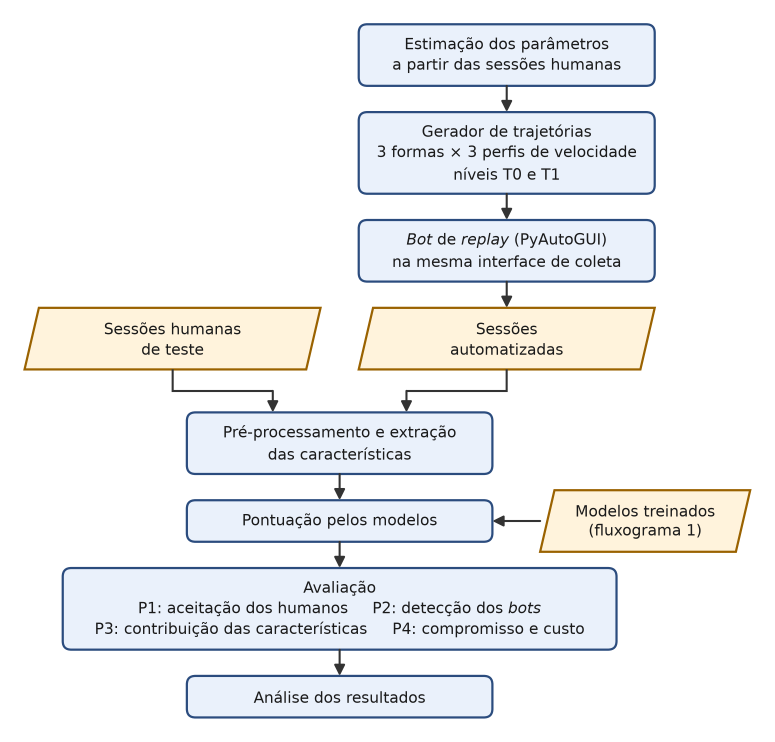
#> input picture trabalho_f/tcc/figuras_f/fluxo_testes_f.png, 2324 x 2226 px, given in place of logo_utfpr_f.png, which was not available (shown at 1/3 size)
$ python 05_gif_apresentacao_f.py
#> lines starting #> are read from the running program, lines starting #| are printed output that depends on the picture
"""
05_gif_apresentacao_f.py

GIF da tela inicial da apresentação: imita o painel do CAPTCHA da coleta
(data_collection.py), ampliado para 1920x1080, com o título do trabalho no
lugar do texto original e o logo da UTFPR no lugar do ícone. Um cursor grande
(visível em projetor) passeia pela tela, chega perto do checkbox
"Começar apresentação", hesita e se afasta.

O percurso é uma spline cúbica PERIÓDICA no tempo (scipy CubicSpline com
bc_type="periodic"): posição e velocidade no fim do ciclo são iguais às do
início, então o loop não tem emenda visível.

Saída: trabalho_f/apresentacao_f/tela_inicial_f.gif (e um PNG estático do
primeiro quadro, para conferência).

Uso:
    python trabalho_f/scripts/05_gif_apresentacao_f.py
"""

from pathlib import Path

import numpy as np
from PIL import Image, ImageDraw, ImageFont
from scipy.interpolate import CubicSpline

RAIZ = Path(__file__).resolve().parents[2]
PASTA = RAIZ / "trabalho_f" / "apresentacao_f"
FONTES = Path("C:/Windows/Fonts")

LARGURA, ALTURA = 1920, 1080
DURACAO_S, QUADROS_POR_S = 8.0, 25
ALTURA_CURSOR = 64                   # px; o cursor padrão tem ~20 px numa tela 1080p

# cores da interface original (data_collection.py)
FUNDO, BRANCO = "#fefbf5", "#ffffff"
TEXTO_TITULO, TEXTO_STATUS, TEXTO_CONTADOR = "#333333", "#666666", "#999999"
BORDA_CLARA, BORDA_ESCURA = "#ffffff", "#a0a0a0"
BORDO = (128, 0, 32)                 # #800020, cursor e "Começar apresentação"


def fonte(arquivo, tamanho):
    return ImageFont.truetype(str(FONTES / arquivo), tamanho)


def texto_centralizado(desenho, cx, y, texto, f, cor):
    desenho.text((cx, y), texto, font=f, fill=cor, anchor="mt")


def ajustar_fonte(desenho, texto, arquivo, tamanho, largura_max):
    """Diminui a fonte até o texto caber em largura_max."""
    while tamanho > 10:
        f = fonte(arquivo, tamanho)
        if desenho.textlength(texto, font=f) <= largura_max:
            return f
        tamanho -= 1
    return fonte(arquivo, tamanho)


def borda_relevo(desenho, caixa, largura, elevada=True):
    """Borda RAISED (elevada) ou GROOVE (sulco) do Tkinter."""
    x0, y0, x1, y1 = caixa
    sup_esq, inf_dir = (BORDA_CLARA, BORDA_ESCURA) if elevada else (BORDA_ESCURA, BORDA_CLARA)
    for i in range(largura):
        desenho.line([(x0 + i, y1 - i), (x0 + i, y0 + i), (x1 - i, y0 + i)], fill=sup_esq)
        desenho.line([(x0 + i, y1 - i), (x1 - i, y1 - i), (x1 - i, y0 + i)], fill=inf_dir)


def desenhar_tela():
    """Fundo estático; devolve a imagem e o centro do checkbox."""
    tela = Image.new("RGB", (LARGURA, ALTURA), FUNDO)
    d = ImageDraw.Draw(tela)

    # painel (main_frame: branco, RAISED)
    lp, ap = 1080, 545
    px0, py0 = (LARGURA - lp) // 2, (ALTURA - ap) // 2
    d.rectangle([px0, py0, px0 + lp, py0 + ap], fill=BRANCO)
    borda_relevo(d, (px0, py0, px0 + lp, py0 + ap), 4, elevada=True)
    cx = px0 + lp // 2

    # título e subtítulo
    texto_centralizado(d, cx, py0 + 55, "CAPTCHA COMPORTAMENTAL", fonte("arialbd.ttf", 60), TEXTO_TITULO)
    sub = "APLICAÇÃO DE SVM DE UMA CLASSE E FLORESTA DE ISOLAMENTO"
    texto_centralizado(d, cx, py0 + 135, sub, ajustar_fonte(d, sub, "arial.ttf", 30, lp - 140), TEXTO_STATUS)

    # moldura do checkbox (GROOVE)
    fx0, fy0, fx1, fy1 = cx - 360, py0 + 215, cx + 360, py0 + 345
    borda_relevo(d, (fx0, fy0, fx1, fy1), 2, elevada=False)
    borda_relevo(d, (fx0 + 2, fy0 + 2, fx1 - 2, fy1 - 2), 2, elevada=True)
    meio_y = (fy0 + fy1) // 2

    # checkbox vazio (quadrado afundado, como o Checkbutton do Windows)
    lado = 36
    qx0, qy0 = fx0 + 30, meio_y - lado // 2
    d.rectangle([qx0, qy0, qx0 + lado, qy0 + lado], fill=BRANCO, outline="#333333", width=3)
    centro_checkbox = np.array([qx0 + lado / 2, qy0 + lado / 2])

    d.text((qx0 + lado + 18, meio_y), "Começar apresentação", font=fonte("arial.ttf", 34),
           fill=BORDO, anchor="lm")

    # logo da UTFPR no lugar do ícone
    logo = Image.open(PASTA / "logo_utfpr_f.png").convert("RGB")
    altura_logo = fy1 - fy0 - 30
    logo = logo.resize((round(logo.width * altura_logo / logo.height), altura_logo), Image.LANCZOS)
    tela.paste(logo, (fx1 - 24 - logo.width, meio_y - altura_logo // 2))

    # linhas de status e contador
    texto_centralizado(d, cx, py0 + 400, "Trabalho de Conclusão de Curso", fonte("arial.ttf", 38), TEXTO_STATUS)
    texto_centralizado(d, cx, py0 + 460, "Graduação em Engenharia da Computação", fonte("arial.ttf", 32), TEXTO_CONTADOR)
    return tela, centro_checkbox


def desenhar_cursor(altura):
    """Seta padrão bordô, com contorno bordô escuro e sombra leve, com antisserrilhado."""
    # contorno da seta clássica numa grade 12 x 19
    seta = [(0, 0), (0, 16), (4, 12.4), (7, 18.6), (9.4, 17.6), (6.4, 11.4), (11.6, 11.4)]
    s = 4                                  # superamostragem
    escala = altura / 19 * s
    margem = 6 * s
    pts = [(x * escala + margem, y * escala + margem) for x, y in seta]
    tam = (int(12 * escala + 3 * margem), int(19 * escala + 3 * margem))

    camada = Image.new("RGBA", tam, (0, 0, 0, 0))
    d = ImageDraw.Draw(camada)
    sombra = [(x + 3 * s, y + 3 * s) for x, y in pts]
    d.polygon(sombra, fill=(0, 0, 0, 70))
    d.polygon(pts, fill=BORDO + (255,), outline=(70, 0, 18, 255), width=int(1.6 * s * altura / 32))
    camada = camada.resize((tam[0] // s, tam[1] // s), Image.LANCZOS)
    return camada, margem // s             # ponta da seta fica em (margem, margem)


def percurso(centro):
    """Spline periódica (x(t), y(t)), t em segundos, passando perto do checkbox."""
    cx, cy = centro
    # (fração do ciclo, x, y)
    pontos = [
        (0.00, 1560, 930),
        (0.11, 1760, 560),
        (0.22, 1400, 150),
        (0.33, 820, 110),
        (0.43, 260, 330),
        (0.53, cx - 90, cy + 150),      # aproxima por baixo
        (0.61, cx + 30, cy + 34),       # desacelera ao lado do checkbox
        (0.67, cx + 20, cy + 24),       # hesita, quase clica
        (0.72, cx + 34, cy + 40),
        (0.79, cx + 260, cy + 260),     # desiste e se afasta
        (0.89, 1050, 1000),
    ]
    t = np.array([p[0] for p in pontos] + [1.0]) * DURACAO_S
    xy = np.array([p[1:] for p in pontos] + [pontos[0][1:]], dtype=float)
    return CubicSpline(t, xy, bc_type="periodic")


def principal():
    PASTA.mkdir(parents=True, exist_ok=True)
    tela, centro = desenhar_tela()
#> in desenhar_tela, `tela.paste(logo, (fx1 - 24 - logo.width, meio_y - altura_logo // 2))`:
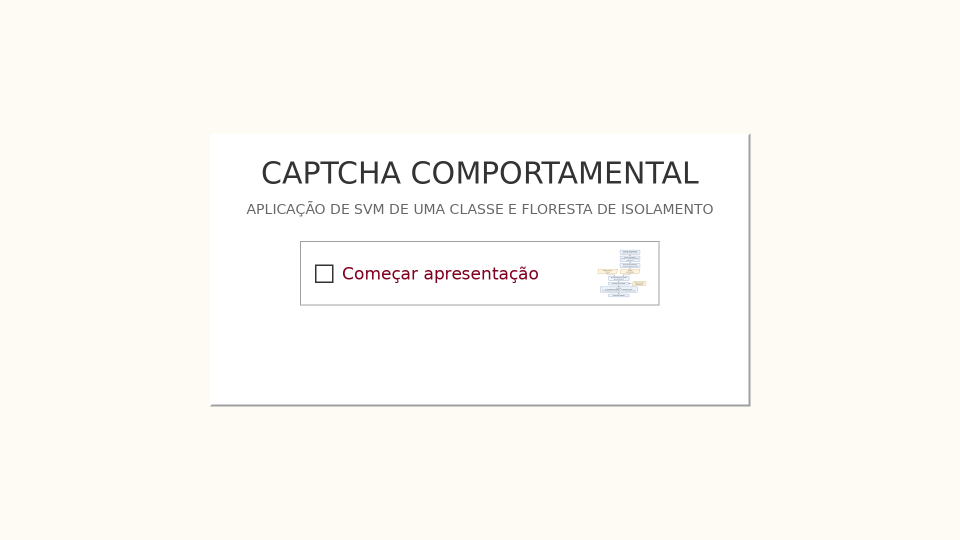
#> tela: PIL image 1920x1080 RGB (shown at 1/2 size); mean R, G, B 251.9, 249.6, 245.4
#> centro = [648, 547]
    cursor, ponta = desenhar_cursor(ALTURA_CURSOR)
#> in desenhar_cursor, `camada = Image.new("RGBA", tam, (0, 0, 0, 0))`: camada: PIL image 233x328 RGBA; every value is 0
#> in desenhar_cursor, `camada = camada.resize((tam[0] // s, tam[1] // s), Image.LANCZOS)`:
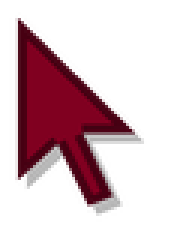
#> camada: PIL image 58x82 RGBA (shown 3 times larger); mean R, G, B, A 26.5, 0, 6.3, 61.9; transparent parts drawn white
#> ponta = 6
    caminho = percurso(centro)
#> in percurso, `cx, cy = centro`: cx = 648; cy = 547
#> in percurso, `pontos = [ (0.00, 1560, 930), (0.11, 1760, 560), (0.22, 1400, 150), (0..`: pontos = [(0, 1560, 930), (0.11, 1760, 560), (0.22, 1400, 150), (0.33, 820, 110), (0.43, 260, 330), (0.53, 558, 697), (0.61, 678, 581), (0.67, 668, 571), (0.72, 682, 587), (0.79, 908, 807), (0.89, 1050, 1000)]
#> in percurso, `t = np.array([p[0] for p in pontos] + [1.0]) * DURACAO_S`: t = [0, 0.88, 1.76, 2.64, 3.44, 4.24, 4.88, 5.36, 5.76, 6.32, 7.12, 8]
#> in percurso, `xy = np.array([p[1:] for p in pontos] + [pontos[0][1:]], dtype=float)`: xy = [[1560, 930], [1760, 560], [1400, 150], [820, 110], [260, 330], [558, 697], [678, 581], [668, 571], [682, 587], [908, 807], [1050, 1000], [1560, 930]]

    # paleta única para todos os quadros (sem cintilação entre quadros). O
    # fundo e o branco do painel entram exatos na paleta, e cada pixel recebe
    # a cor mais próxima (a conversão do Pillow aproximaria tons parecidos).
    amostra = tela.copy()
    amostra.paste(cursor, (100, 100), cursor)
    medianas = amostra.quantize(colors=254, method=Image.Quantize.MEDIANCUT).getpalette()[:254 * 3]
#> medianas = 762 values, max 255 at index 0, min 0 at index 745, mean 181.4
    exatas = [int(FUNDO[i:i + 2], 16) for i in (1, 3, 5)] + [255, 255, 255]
    cores = exatas + medianas
#> cores = 768 values, max 255 at index 3, min 0 at index 751, mean 181.9
    paleta = np.array(cores, dtype=np.int32).reshape(-1, 3)
#> paleta = 256 rows, first 8: [254, 251, 245], [255, 255, 255], [255, 255, 255], [255, 255, 254], [254, 255, 255], [255, 254, 254], [254, 254, 255], [254, 254, 254]

    def indexar(rgb):
        """Índice da cor mais próxima na paleta para cada pixel (h x w x 3)."""
        compactado = (rgb[..., 0].astype(np.int32) << 16) | (rgb[..., 1].astype(np.int32) << 8) | rgb[..., 2]
        unicos, inverso = np.unique(compactado, return_inverse=True)
        cu = np.stack([unicos >> 16, (unicos >> 8) & 255, unicos & 255], axis=1)
        dist = ((cu[:, None, :] - paleta[None, :, :]) ** 2).sum(axis=2)
        return dist.argmin(axis=1).astype(np.uint8)[inverso].reshape(rgb.shape[:2])

    base = indexar(np.asarray(tela))
#> in indexar, `compactado = (rgb[..., 0].astype(np.int32) << 16) | (rgb[..., 1].astyp..`:
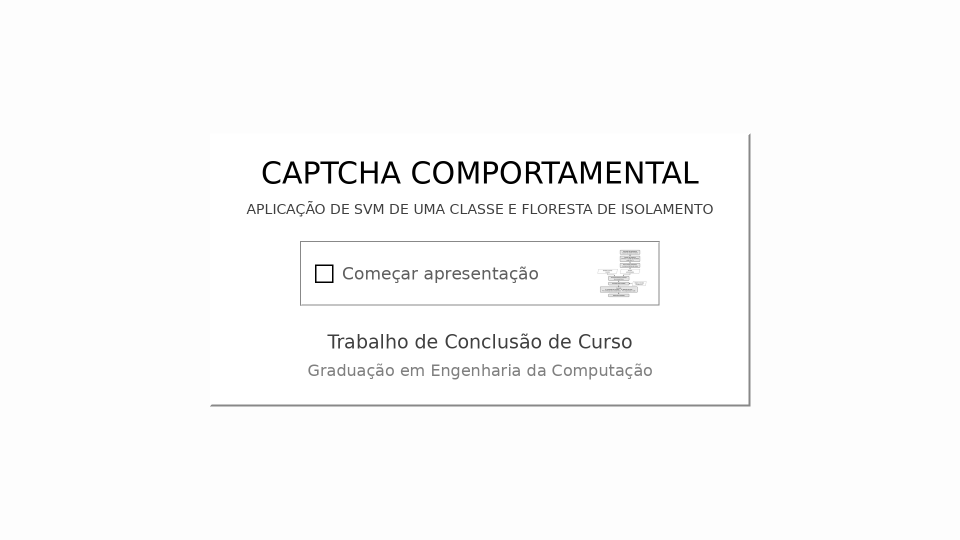
#> compactado: shape (1080, 1920) int32 (shown at 1/2 size); min 3355443, max 16777215, mean 16537261.6; drawn with min black and max white
#> in indexar, `unicos, inverso = np.unique(compactado, return_inverse=True)`: unicos = 1600 values from 3355443 to 16777215
#> in indexar, `cu = np.stack([unicos >> 16, (unicos >> 8) & 255, unicos & 255], axis=1)`: cu = 1600 rows, first 8: [51, 51, 51], [52, 52, 52], [53, 53, 53], [54, 54, 54], [55, 55, 55], [56, 56, 56], [57, 57, 57], [58, 58, 58]
#> in indexar, `dist = ((cu[:, None, :] - paleta[None, :, :]) ** 2).sum(axis=2)`:
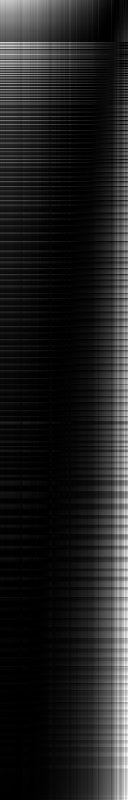
#> dist: shape (1600, 256) int64 (shown at 1/2 size); min 0, max 155790, mean 19952.6; drawn with min black and max white
#> in indexar, `return dist.argmin(axis=1).astype(np.uint8)[inverso].reshape(rgb.shape..`:
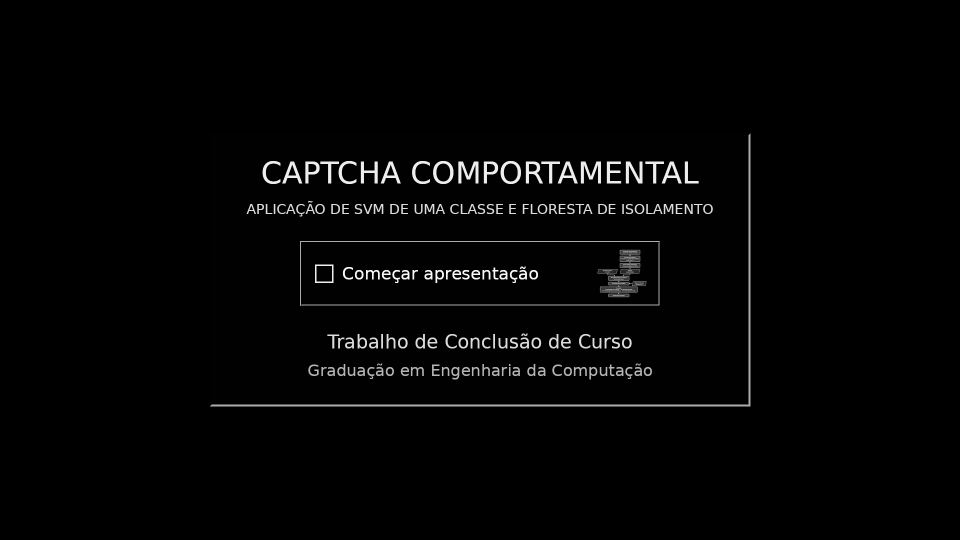
#> returned value: shape (1080, 1920) (shown at 1/2 size); min 0, max 251, mean 4.8
    larg_c, alt_c = cursor.size
#> larg_c = 58; alt_c = 82
    n = int(DURACAO_S * QUADROS_POR_S)
    quadros = []
    for k in range(n):                     # t = k/n do ciclo: o quadro n seria igual ao 0
        x, y = caminho(k / QUADROS_POR_S)
        x0, y0 = round(x) - ponta, round(y) - ponta
        q = tela.copy()
        q.paste(cursor, (x0, y0), cursor)
        # só a região do cursor muda em relação à tela de fundo
        caixa = (max(x0, 0), max(y0, 0), min(x0 + larg_c, LARGURA), min(y0 + alt_c, ALTURA))
        indices = base.copy()
        indices[caixa[1]:caixa[3], caixa[0]:caixa[2]] = indexar(np.asarray(q.crop(caixa)))
        quadro = Image.fromarray(indices, mode="P")
        quadro.putpalette(cores)
        quadros.append(quadro)
#> this loop made 200 passes
#> (x, y, x0, y0, caixa) on passes 1 to 3: (1560, 930, 1554, 924, (1554, 924, 1612, 1006)), (1581.7, 919.1, 1576, 913, (1576, 913, 1634, 995)), (1602.3, 907.4, 1596, 901, (1596, 901, 1654, 983))
#> pass 1, in indexar (call 2), `dist = ((cu[:, None, :] - paleta[None, :, :]) ** 2).sum(axis=2)`:
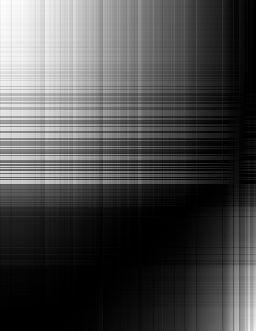
#> dist: shape (331, 256) int64; min 0, max 157769, mean 45761.1; drawn with min black and max white
#> after the loop, quadros = 200 items

    destino = PASTA / "tela_inicial_f.gif"
    quadros[0].save(destino, save_all=True, append_images=quadros[1:], loop=0,
                    duration=round(1000 / QUADROS_POR_S), optimize=False, disposal=1)
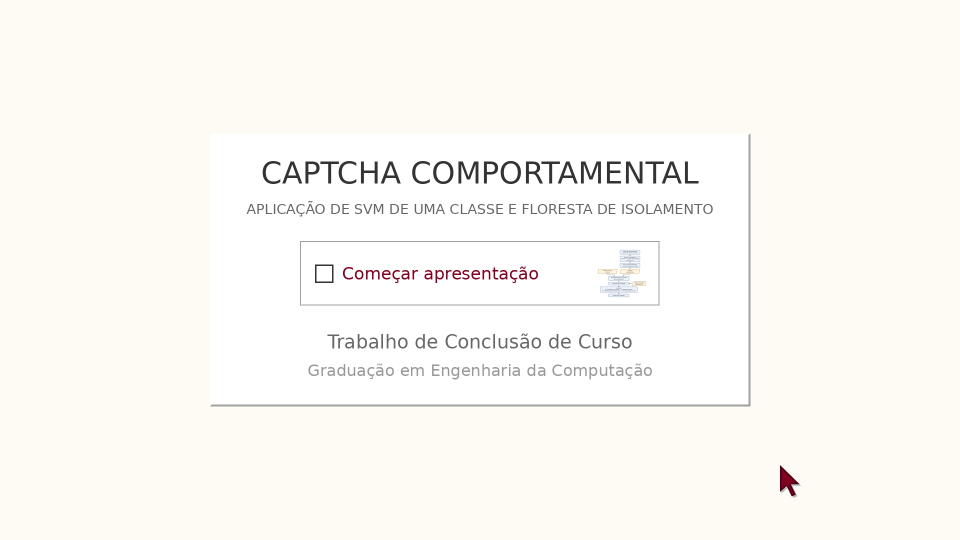
#> saved as tela_inicial_f.gif: PIL image 1920x1080 P (shown at 1/2 size); mean R, G, B 251.3, 248.9, 244.7
    quadros[0].convert("RGB").save(PASTA / "tela_inicial_quadro_f.png")
    print(f"{n} quadros, {DURACAO_S:.0f} s em loop -> {destino} ({destino.stat().st_size / 1e6:.1f} MB)")


if __name__ == "__main__":
    principal()
